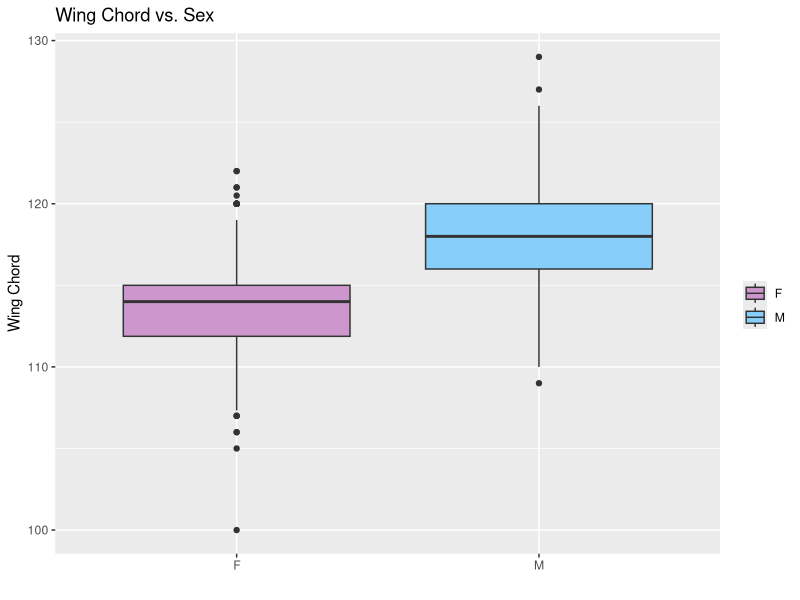
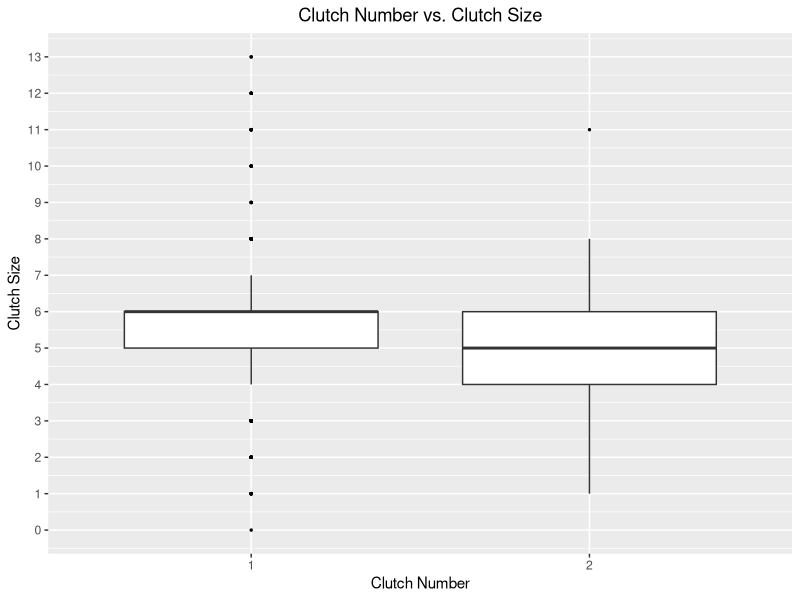
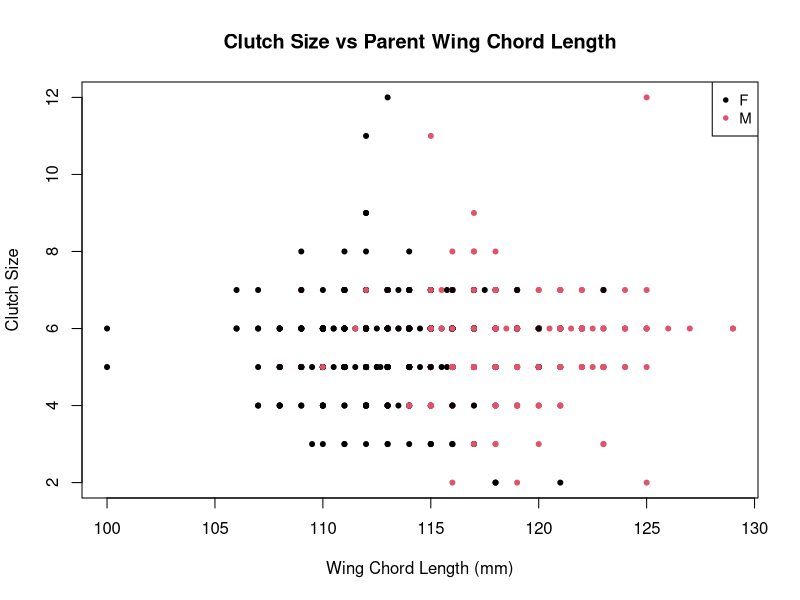
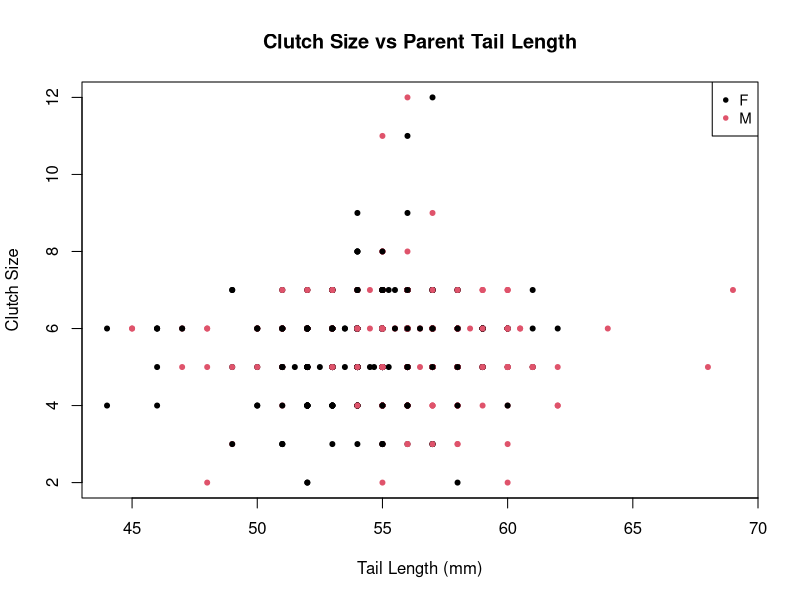
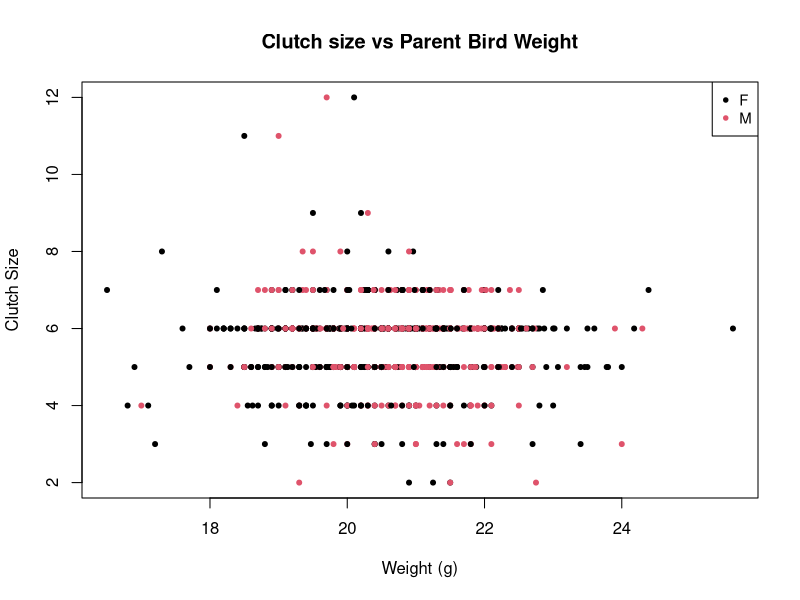
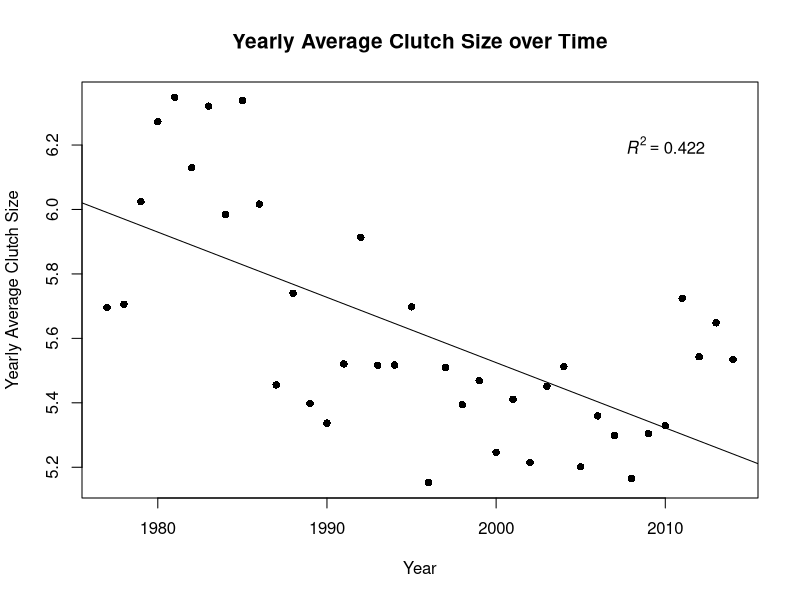

Generate these figures, in order, with R:
## ---- chunk 1
# DO NOT ALTER CODE IN THIS CHUNK
knitr::opts_chunk$set(echo = TRUE)
## ---- chunk 2
library(dplyr)
library(ggplot2)
library(tidyr)
library(lubridate)
library(reshape)
library(readr)
library(ggpubr)

banding <- read.csv("TRES/banding_final.csv")
banding_nest <- read.csv("TRES/banding_nest_final.csv")
nest <- read.csv("TRES/nest_final.csv")

## ---- chunk 3
# Now, we want to make sure the class of our data is correct before we move forward:
str(banding)

# lets go ahead and convert the sex and nest_box column class into factors:
banding$sex <- as.factor(banding$sex)
banding$nest_box <- as.factor(banding$nest_box)


str(banding_nest)
# fix class
banding_nest$sex <- as.factor(banding_nest$sex)
banding_nest$nest_box <- as.factor(banding_nest$nest_box)
banding_nest$location <- as.factor(banding_nest$location)

str(banding_nest)
# fix class
nest$nest_code <- as.factor(nest$nest_code)
nest$location <- as.factor(nest$location)
## ---- chunk 4
# look at the following variable to see how they differ by gender : wing_chord, tail, and weight

# will will take the mean of these measurements by band_number and gender

wing_chord_grouped <- aggregate(wing_chord ~ band_number + sex, banding, mean)


# Boxplot of these trends based on sex

ggplot(wing_chord_grouped, aes(factor(sex), wing_chord, fill=sex)) + 
  geom_boxplot() +
  scale_fill_manual("", values=c("M"= "lightskyblue", "F"= "plum3")) + 
  xlab('') +
  ylab('Wing Chord') +
  ggtitle("Wing Chord vs. Sex")
## ---- chunk 5







## ---- chunk 6
# We can calculate the mean female and male wing chord length by grouping the wing chord values by sex and finding the mean like this: 

aggregate(wing_chord ~ sex, wing_chord_grouped, mean)

# see how we are using the dataframe 'wing_chord_grouped' that we aggregated previously where we had already grouped our birds by band  number and sex?
## ---- chunk 7







## ---- chunk 8
# To visualize whether there may be a trade off between clutch size and the number of clutches in a nest lets visualize these factors in a box plot. The nest dataset contains records of the clutch numbers found in nest boxes across Long Point dating back to 1987!

# lets take a quick look at the dataset first to figure out what we need to plot
head(nest)

# we want to look at how clutch size (clutch_size) may vary between the first and second clutch (clutch_number). Lets check these out using the plotting function ggplot

ggplot(nest, aes(factor(clutch_number), clutch_size)) + 
  geom_boxplot(outlier.colour="black", outlier.size=0.5, position = position_dodge(preserve = "single")) +
  xlab('Clutch Number') +
  ylab('Clutch Size') +
  ggtitle("Clutch Number vs. Clutch Size") +
  scale_y_continuous(breaks = seq(0, 13, by = 1)) +
  theme(plot.title = element_text(hjust = 0.5))


# What is the mean clutch size for the first and second clutch in a nest? This is how we would calculate the average clutch size for clutch number 1 and 2. See how we are finding the mean clutch size by the clutch number, pulling these values from the nest data set?
aggregate(clutch_size ~ clutch_number, nest, mean )

## ---- chunk 9
# First, lets find the mean wing chord length when grouped by year, nest_box, sex, clutch_number, clutch_size and band number. This will help us deal with any repeated measurements taken of the same bird visiting the the same nest box multiple times in a season.

# Here is how we find the mean wing chord length, we will store these calculation in the dataframe 'banding_nest.wing_chord'

banding_nest.wing_chord <- aggregate(wing_chord ~ year + sex + nest_box + clutch_number + band_number + clutch_size, banding_nest, mean)

# Here is how we find the mean tail length, we will store these calculation in the dataframe 'banding_nest.tail'

banding_nest.tail <- aggregate(tail ~ year + sex + nest_box + clutch_number + band_number + clutch_size, banding_nest, mean)

# Here is how we find the mean weight, we will store these calculation in the dataframe 'banding_nest.weight'

banding_nest.weight <- aggregate(weight ~ year + sex + nest_box + clutch_number + band_number + clutch_size, banding_nest, mean)

# lets see if we see any patterns between the number of eggs there are per clutch (clutch_size) and the weight or size of the parent tree swallow

plot(clutch_size ~ wing_chord, banding_nest.wing_chord,
     main="Clutch Size vs Parent Wing Chord Length",
     pch=20,
     col=sex,
     xlab="Wing Chord Length (mm)", 
     ylab="Clutch Size")
legend("topright", legend= levels(banding_nest.wing_chord$sex), # this adds a legend to out plots to tell us
       col= 1:2, pch = 20, cex=0.9)

plot(clutch_size ~ tail, banding_nest.tail,
     main="Clutch Size vs Parent Tail Length",
     pch=20,
     col=sex,
     xlab="Tail Length (mm)", 
     ylab="Clutch Size")
legend("topright", legend= levels(banding_nest.tail$sex),
       col= 1:2, pch = 20, cex=0.9)

plot(clutch_size ~ weight,banding_nest.weight,
     main="Clutch size vs Parent Bird Weight",
     pch=20,
     col=sex,
     xlab="Weight (g)", 
     ylab="Clutch Size")
legend("topright", legend= levels(banding_nest.weight$sex),
       col= 1:2, pch = 20, cex=0.9)
## ---- chunk 10
# first we want to take the average clutch size that was sampled from all of the nest boxes each year

nest.average <- aggregate(clutch_size ~ year, nest, mean)

# next, we will graph these values and add a linear regression with the associated R-squared value to see if there is evidence of a trend!

lm_clutch_size <- summary(lm(clutch_size ~ year, data= nest.average)) # this line helps helps us calculate linear regressions
r2_0 <- lm_clutch_size$r.squared # this line helps us make R-squared labels
rlabel_0 <- bquote(italic(R)^2 == .(format(r2_0, digits = 3))) # this line helps us make R-squared labels
plot(clutch_size ~ year, data=nest.average,
     main="Yearly Average Clutch Size over Time",
     pch=16,
     xlab="Year", 
     ylab="Yearly Average Clutch Size",
     cex.main=1.25, 
     cex.lab=1)
abline(lm(clutch_size ~ year, data=nest.average)) # this line adds our linear regression to the plot
text(2010, 6.2, rlabel_0)  # this line adds our R-squared labels to the plot
